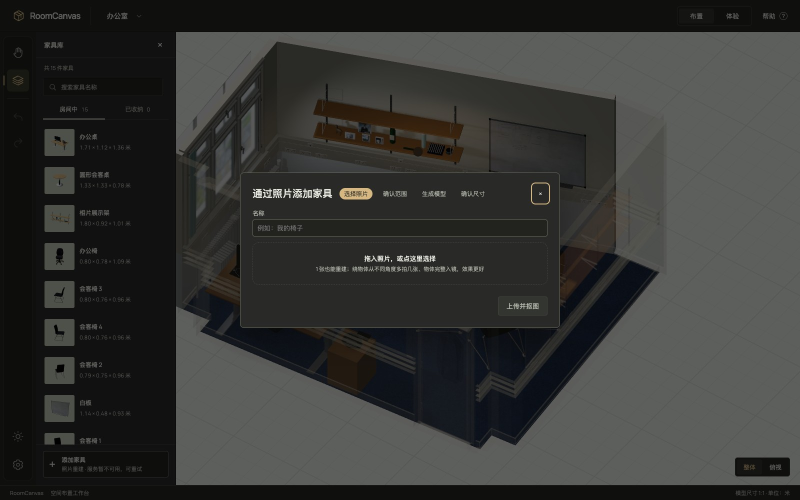
#> input picture sites/roomcanvas-official/dist/assets/add-object.jpg, 1600 x 1000 px (shown at 1/2 size)
$ python -i make_b1_ceiling_boundary_review.py   (imports and definitions only)
#> lines starting #> are read from the running program, lines starting #| are printed output that depends on the picture
#!/usr/bin/env python3
"""Build the ceiling/backface/shadow contact sheet for the B1 decision gate.

Read-only with respect to the baked scene and phone assets. Reads the existing
ceiling-boundary diagnostic outputs plus the calibrated A0 captures and writes
one contact sheet and one review JSON under diagnostics/ceiling-boundary/.
"""
import argparse
import json
from datetime import date
from pathlib import Path

from PIL import Image, ImageDraw, ImageStat

A0_CROP_LEFT = 154
VIEWS = ("01-entry", "04-right")
SHADOW_VARIANTS = (
    "baseline",
    "ceiling-lights-no-shadow",
    "ceiling-objects-no-shadow",
    "all-no-shadow",
)
CEILING_BAND = (0.06, 0.0, 0.94, 0.36)


# [23 lines left out: function fitted, not called in this run]


def band(path: Path, crop_left: int = 0) -> Image.Image:
#> called with crop_left = 0
    image = Image.open(path).convert("RGB")
#> image is the input picture: PIL image 1600x1000 RGB; mean R, G, B 53.5, 54.1, 51.9
    if crop_left:
        image = image.crop((crop_left, 0, image.width, image.height))
    left, top, right, bottom = CEILING_BAND
    return image.crop(
        (
            int(image.width * left),
            int(image.height * top),
            int(image.width * right),
            int(image.height * bottom),
        )
    )
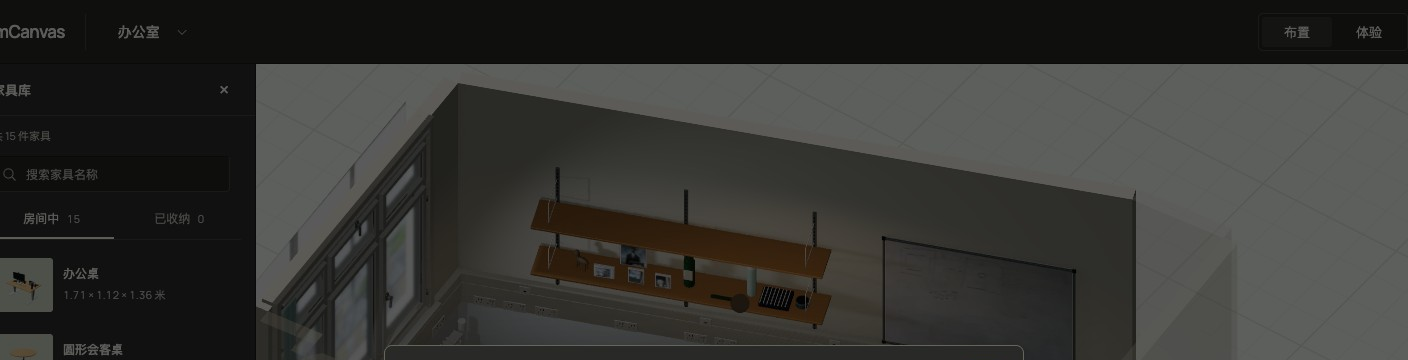
#> returned value: PIL image 1408x360 RGB; mean R, G, B 53, 52.9, 49.6


def mean_rgb(image: Image.Image) -> list[float]:
    return [round(value, 2) for value in ImageStat.Stat(image).mean]


# [121 lines left out: functions sheet, first_ceiling_sample, main, not called in this run]


# [2 lines not run here, left out]

>>> result = band('../../sites/roomcanvas-official/dist/assets/add-object.jpg')

$ run again, on sites/roomcanvas-official/dist/assets/office-night.jpg
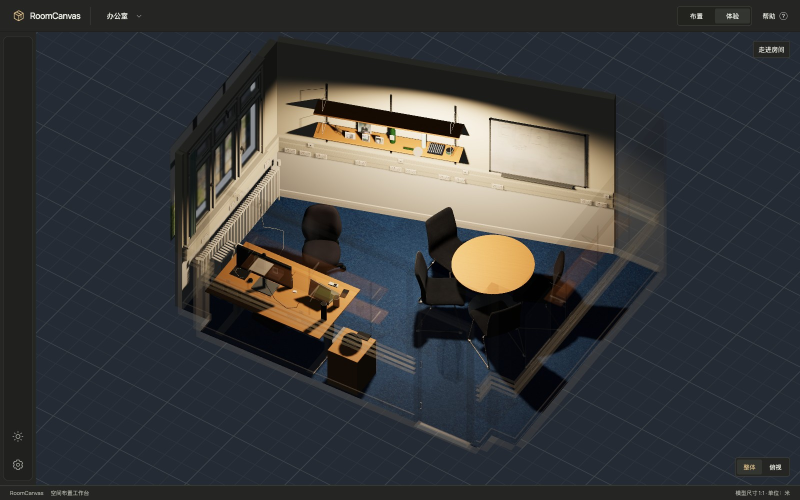
#> input picture sites/roomcanvas-official/dist/assets/office-night.jpg, 1600 x 1000 px (shown at 1/2 size)
#> in band, image is the input picture: PIL image 1600x1000 RGB; mean R, G, B 58.3, 59.3, 60
#> in band, `return image.crop( ( int(image.width * left), int(image.height * top),..`:
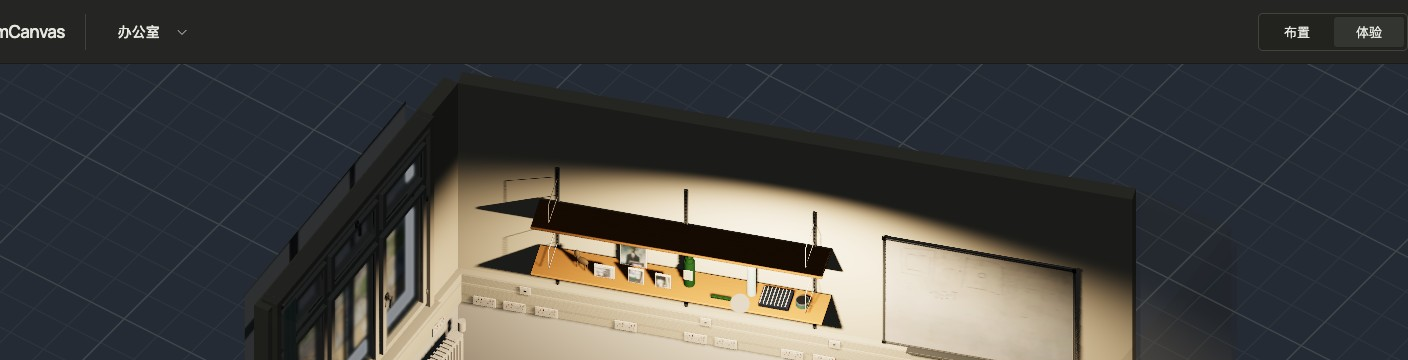
#> returned value: PIL image 1408x360 RGB; mean R, G, B 68.7, 68, 65.3
